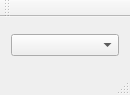
<?xml version="1.0" encoding="UTF-8"?>
<ui version="4.0">
 <class>MainWindow</class>
 <widget class="QMainWindow" name="MainWindow">
  <property name="geometry">
   <rect>
    <x>0</x>
    <y>0</y>
    <width>130</width>
    <height>95</height>
   </rect>
  </property>
  <property name="windowTitle">
   <string>MainWindow</string>
  </property>
  <widget class="QWidget" name="centralWidget">
   <layout class="QVBoxLayout" name="verticalLayout">
    <item>
     <widget class="CustomComboBox" name="comboBox">
      <property name="sizePolicy">
       <sizepolicy hsizetype="Preferred" vsizetype="Fixed">
        <horstretch>0</horstretch>
        <verstretch>0</verstretch>
       </sizepolicy>
      </property>
      <property name="sizeAdjustPolicy">
       <enum>QComboBox::AdjustToMinimumContentsLength</enum>
      </property>
     </widget>
    </item>
   </layout>
  </widget>
  <widget class="QMenuBar" name="menuBar">
   <property name="geometry">
    <rect>
     <x>0</x>
     <y>0</y>
     <width>130</width>
     <height>21</height>
    </rect>
   </property>
  </widget>
  <widget class="QToolBar" name="mainToolBar">
   <attribute name="toolBarArea">
    <enum>TopToolBarArea</enum>
   </attribute>
   <attribute name="toolBarBreak">
    <bool>false</bool>
   </attribute>
  </widget>
  <widget class="QStatusBar" name="statusBar"/>
 </widget>
 <layoutdefault spacing="6" margin="11"/>
 <customwidgets>
  <customwidget>
   <class>CustomComboBox</class>
   <extends>QComboBox</extends>
   <header location="global">CustomComboBox.h</header>
  </customwidget>
 </customwidgets>
 <resources/>
 <connections/>
</ui>
